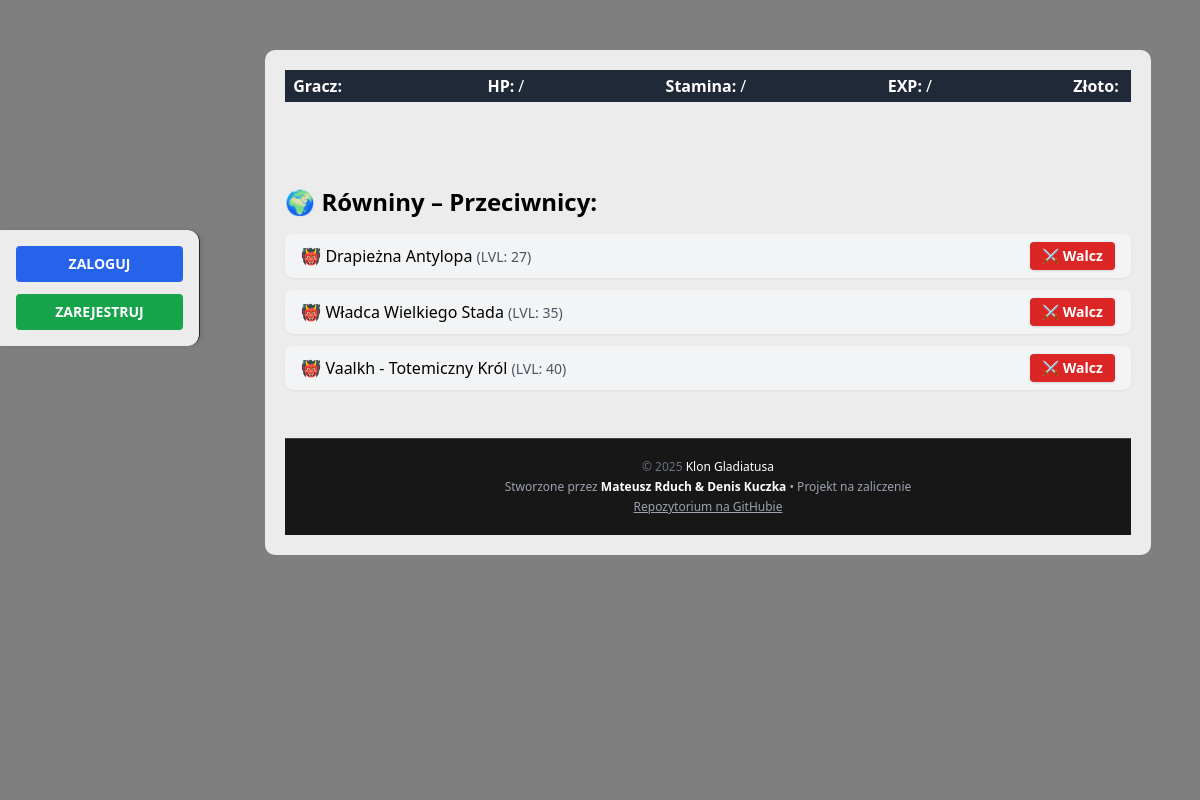
The page /lokacje/plains/ on the database its author committed.
### lokacje/models.py (models this page shows, shortened)
class Location(models.Model):
    name = models.CharField(max_length=25, default="test_location")
    enemies = models.ManyToManyField('Enemy', related_name='locations')

class Enemy(models.Model):
    ENEMY_TYPES = [
        ('normal', 'Normalny'),
        ('elite', 'Elita'),
        ('boss', 'Boss'),
    ]
    name = models.CharField(max_length=25, default="test_object")
    description = models.TextField(default="Opis przeciwnika", blank=True)
    lvl = models.PositiveIntegerField(default=1)
    base_strenght = models.IntegerField(default=1)
    base_intelect = models.IntegerField(default=1)
    base_dexterity = models.IntegerField(default=1)
    base_constitution = models.IntegerField(default=1)
    gold_drop = models.IntegerField(default=0)
    base_hp = models.IntegerField(default=100)
    base_attack = models.IntegerField(default=0)
    base_defence = models.IntegerField(default=0)
    loot_table = models.ManyToManyField(Item, blank=True, related_name='loot_table')
    type = models.CharField(max_length=10, choices=ENEMY_TYPES, default='normal')
    created_at = models.DateTimeField(auto_now_add=True)
    updated_at = models.DateTimeField(auto_now=True)
    drop_chance = models.DecimalField(decimal_places=2, max_digits=3, default=0.01)
    portrait = models.ImageField(upload_to="portraits/", blank=True, null=True, help_text="Portret wroga")

### lokacje/views.py (the view)
# urls.py: path('plains/', views.plains_view, name='plains'),
def plains_view(request):
    location = Location.objects.get(id=4)
    enemies = location.enemies.all()
    return render(request, 'lokacje/plains.html', {'location': location, 'enemies': enemies})

### inventory/context_processors.py (called while the page is built)
def player_banner_context(request):
    if request.user.is_authenticated:
        try:
            player = UserProfile.objects.get(user=request.user)
            return {'player': player}
        except UserProfile.DoesNotExist:
            return {}
    return {}

### lokacje/templates/lokacje/plains.html (shortened to what this page needs)
{% extends "base.html" %}
{% load static %}
{% block banner_up %}
{% include 'banner_up.html' %}
{% endblock %}
{% block sidebar %}
{% include 'sidebar.html' %}
{% endblock %}
{% block content %}
{% include "enemy_list.html" %}
{% endblock %}
{% block footer %}
{% include 'footer.html' %}
{% endblock %}

### templates/enemy_list.html
<h1 class="text-2xl font-bold mb-4">🌍 {{ location.name }} – Przeciwnicy:</h1>
<ul class="space-y-3">
  {% for enemy in enemies %}
    <li class="flex justify-between items-center bg-gray-100 rounded-lg px-4 py-2 shadow-sm hover:bg-gray-200 transition">
      <span class="font-medium">
        👹 {{ enemy.name }} <span class="text-sm text-gray-600">(LVL: {{ enemy.lvl }})</span>
      </span>
      <a href="{% url 'fight' enemy_id=enemy.id %}"
         class="bg-red-600 hover:bg-red-700 text-white text-sm font-semibold px-3 py-1 rounded shadow transition duration-200">
        ⚔️ Walcz
      </a>
    </li>
  {% empty %}
    <li class="text-gray-500">Brak przeciwników w tej lokacji.</li>
  {% endfor %}
</ul>

### static/css/custom.css (style rules this page uses)
body { background: url('/static/images/background.jpg') no-repeat center center fixed; background-size: cover; color: black; }

### rows shown on the page
Location: name "Równiny"
Enemy: name "Drapieżna Antylopa", lvl "27"
Enemy: name "Władca Wielkiego Stada", lvl "35"
Enemy: name "Vaalkh - Totemiczny Król", lvl "40"

### other values the page prints
{{ year|default:2025 }} "2025"
